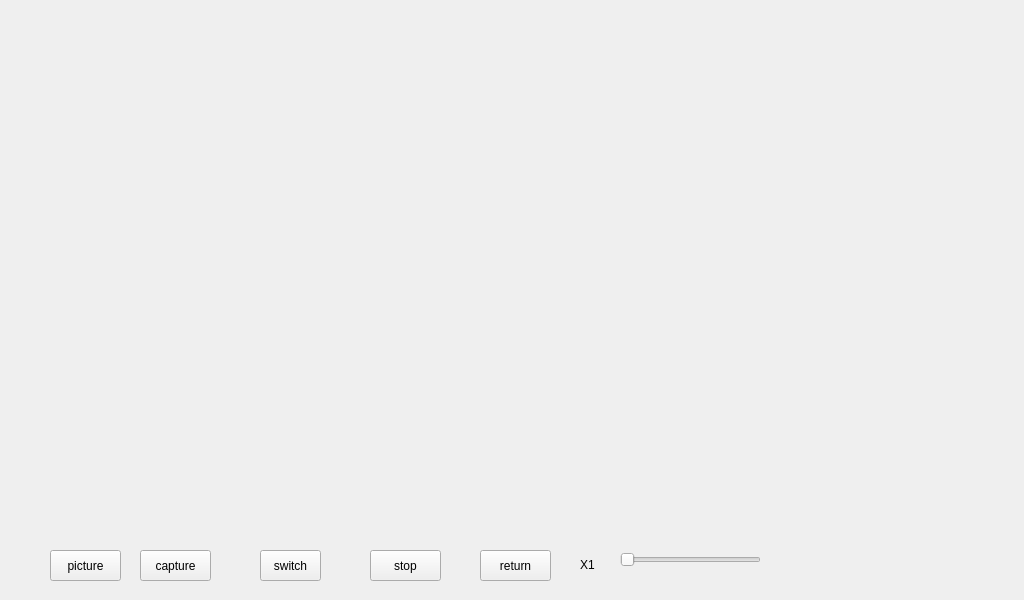
<?xml version="1.0" encoding="UTF-8"?>
<ui version="4.0">
 <class>Play</class>
 <widget class="QWidget" name="Play">
  <property name="geometry">
   <rect>
    <x>0</x>
    <y>0</y>
    <width>1024</width>
    <height>600</height>
   </rect>
  </property>
  <property name="windowTitle">
   <string>Form</string>
  </property>
  <property name="styleSheet">
   <string notr="true"/>
  </property>
  <widget class="QWidget" name="widget" native="true">
   <property name="geometry">
    <rect>
     <x>0</x>
     <y>540</y>
     <width>800</width>
     <height>60</height>
    </rect>
   </property>
   <property name="styleSheet">
    <string notr="true"/>
   </property>
   <widget class="QPushButton" name="pushButton_tackpic">
    <property name="geometry">
     <rect>
      <x>50</x>
      <y>10</y>
      <width>71</width>
      <height>31</height>
     </rect>
    </property>
    <property name="autoFillBackground">
     <bool>false</bool>
    </property>
    <property name="styleSheet">
     <string notr="true"/>
    </property>
    <property name="text">
     <string>picture</string>
    </property>
   </widget>
   <widget class="QPushButton" name="pushButton_play">
    <property name="geometry">
     <rect>
      <x>140</x>
      <y>10</y>
      <width>71</width>
      <height>31</height>
     </rect>
    </property>
    <property name="styleSheet">
     <string notr="true"/>
    </property>
    <property name="text">
     <string>capture</string>
    </property>
   </widget>
   <widget class="QPushButton" name="pushButton_stop">
    <property name="geometry">
     <rect>
      <x>370</x>
      <y>10</y>
      <width>71</width>
      <height>31</height>
     </rect>
    </property>
    <property name="styleSheet">
     <string notr="true"/>
    </property>
    <property name="text">
     <string>stop</string>
    </property>
   </widget>
   <widget class="QPushButton" name="pushButton_home">
    <property name="geometry">
     <rect>
      <x>480</x>
      <y>10</y>
      <width>71</width>
      <height>31</height>
     </rect>
    </property>
    <property name="styleSheet">
     <string notr="true"/>
    </property>
    <property name="text">
     <string>return</string>
    </property>
   </widget>
   <widget class="QSlider" name="horizontalSlider_4">
    <property name="geometry">
     <rect>
      <x>620</x>
      <y>10</y>
      <width>141</width>
      <height>20</height>
     </rect>
    </property>
    <property name="minimum">
     <number>1</number>
    </property>
    <property name="maximum">
     <number>10</number>
    </property>
    <property name="pageStep">
     <number>5</number>
    </property>
    <property name="value">
     <number>1</number>
    </property>
    <property name="sliderPosition">
     <number>1</number>
    </property>
    <property name="orientation">
     <enum>Qt::Horizontal</enum>
    </property>
   </widget>
   <widget class="QLabel" name="label">
    <property name="geometry">
     <rect>
      <x>580</x>
      <y>10</y>
      <width>31</width>
      <height>29</height>
     </rect>
    </property>
    <property name="text">
     <string>X1</string>
    </property>
   </widget>
   <widget class="QPushButton" name="pushButton_switchC">
    <property name="geometry">
     <rect>
      <x>260</x>
      <y>10</y>
      <width>61</width>
      <height>31</height>
     </rect>
    </property>
    <property name="styleSheet">
     <string notr="true"/>
    </property>
    <property name="text">
     <string>switch</string>
    </property>
   </widget>
  </widget>
 </widget>
 <resources/>
 <connections/>
</ui>
